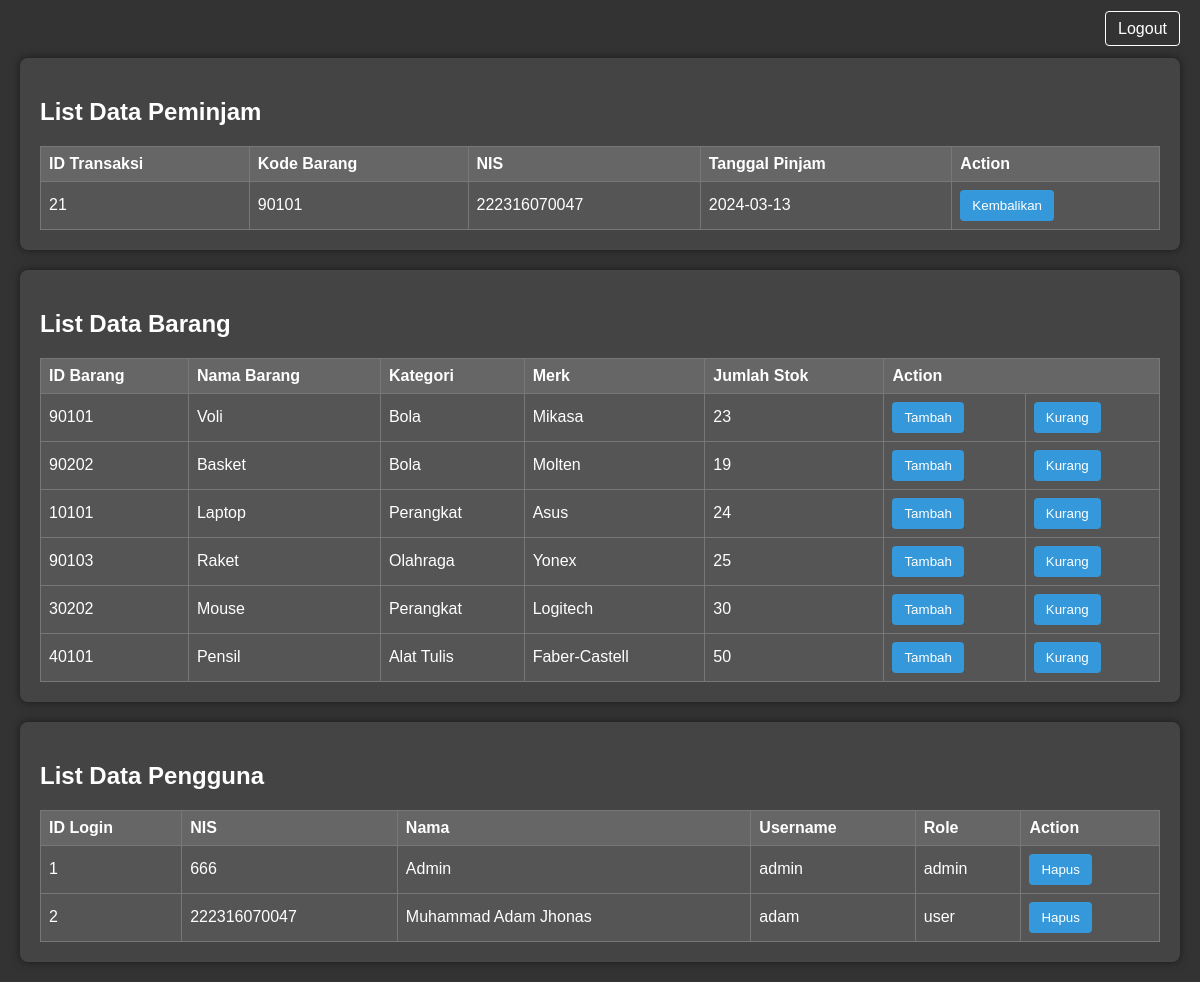
/admin.php (signed in), run on the app's committed database.
### tables this page shows
CREATE TABLE `transaksi` (
  `id_transaksi` int(11) NOT NULL,
  `kode_barang` varchar(15) DEFAULT NULL,
  `nis` varchar(12) DEFAULT NULL,
  `tanggal_pinjam` date DEFAULT NULL
);

CREATE TABLE `barang` (
  `id` int(11) NOT NULL,
  `kode_barang` varchar(15) DEFAULT NULL,
  `nama_brg` varchar(50) DEFAULT NULL,
  `kategori` varchar(50) DEFAULT NULL,
  `merk` varchar(50) DEFAULT NULL,
  `jumlah` int(11) DEFAULT NULL
);

CREATE TABLE `users` (
  `id_login` int(11) NOT NULL,
  `nis` varchar(12) DEFAULT NULL,
  `nama` varchar(255) DEFAULT NULL,
  `username` varchar(10) DEFAULT NULL,
  `password` varchar(50) DEFAULT NULL,
  `role` varchar(10) DEFAULT NULL
);

### database.php (called while the page is built, shortened)
<?php
$dbconnect = mysqli_connect(DB_HOST, DB_USER, DB_PASS, DB_NAME);
function tampilanBarang()
{
    global $dbconnect;
    $query = "SELECT * FROM barang";
    $result = mysqli_query($dbconnect, $query);
    $barangList = [];
    while ($barang = mysqli_fetch_assoc($result)) {
        $barangList[] = $barang;
    }
    return $barangList;
}
?>

### admin.php (the view, shortened to what this page needs)
<?php
require_once("database.php");
$query = "SELECT * FROM transaksi";
$result = mysqli_query($dbconnect, $query);
if ($result) {
    $borrowers = mysqli_fetch_all($result, MYSQLI_ASSOC);
} else {
    echo "Error: " . mysqli_error($dbconnect);
    exit();
}
?>
<!DOCTYPE html>
<html lang="en">
<head>
</head>
<body>
    <div class="legot">
        <a href="logout.php">Logout</a>
    </div>
    <div class="box">
        <h2>List Data Peminjam</h2>
        <?php if (!empty($borrowers)) : ?>
            <table>
                <thead>
                    <tr>
                        <th>ID Transaksi</th>
                        <th>Kode Barang</th>
                        <th>NIS</th>
                        <th>Tanggal Pinjam</th>
                        <th>Action</th>
                    </tr>
                </thead>
                <tbody>
                    <?php foreach ($borrowers as $borrower) : ?>
                        <tr>
                            <td><?= $borrower['id_transaksi'] ?></td>
                            <td><?= $borrower['kode_barang'] ?></td>
                            <td><?= $borrower['nis'] ?></td>
                            <td><?= $borrower['tanggal_pinjam'] ?></td>
                            <td>
                                <button class="pinjam-btn" onclick="mengembalikan(<?= $borrower['id_transaksi'] ?>)">Kembalikan</button>
                            </td>
                        </tr>
                    <?php endforeach; ?>
                </tbody>
            </table>
        <?php else : ?>
            <p>Tidak ada peminjam.</p>
        <?php endif; ?>
    </div>
    <div class="box">
        <h2>List Data Barang</h2>
        <?php
        $barangList = tampilanBarang();
        ?>
        <?php if (!empty($barangList)) : ?>
            <table class="table table-dark table-striped">
                <thead>
                    <tr>
                        <th>ID Barang</th>
                        <th>Nama Barang</th>
                        <th>Kategori</th>
                        <th>Merk</th>
                        <th>Jumlah Stok</th>
                        <th colspan="2">Action</th>
                    </tr>
                </thead>
                <tbody>
                    <?php foreach ($barangList as $barang) : ?>
                        <tr>
                            <td><?= $barang['kode_barang'] ?></td>
                            <td><?= $barang['nama_brg'] ?></td>
                            <td><?= $barang['kategori'] ?></td>
                            <td><?= $barang['merk'] ?></td>
                            <td><?= $barang['jumlah'] ?></td>
                            <td>
                                <form action="menambahkan.php" method="post">
                                    <button type="submit" class="pinjam-btn">Tambah</button>
                                </form>
                            </td>
                            <td>
                                <form action="mengurangi.php" method="post">
                                    <button type="submit" class="pinjam-btn">Kurang</button>
                                </form>
                            </td>
                        </tr>
                    <?php endforeach; ?>
                </tbody>
            </table>
        <?php else : ?>
            <p>Tidak ada barang.</p>
        <?php endif; ?>
    </div>
    <div class="box">
        <h2>List Data Pengguna</h2>
        <?php
        $queryUsers = "SELECT * FROM users";
        $resultUsers = mysqli_query($dbconnect, $queryUsers);
        if ($resultUsers) {
            $usersList = mysqli_fetch_all($resultUsers, MYSQLI_ASSOC);
        } else {
            echo "Error fetching users: " . mysqli_error($dbconnect);
            exit();
        }
        ?>
        <?php if (!empty($usersList)) : ?>
            <table>
                <thead>
                    <tr>
                        <th>ID Login</th>
                        <th>NIS</th>
                        <th>Nama</th>
                        <th>Username</th>
                        <th>Role</th>
                        <th>Action</th>
                    </tr>
                </thead>
                <tbody>
                    <?php foreach ($usersList as $user) : ?>
                        <tr>
                            <td><?= $user['id_login'] ?></td>
                            <td><?= $user['nis'] ?></td>
                            <td><?= $user['nama'] ?></td>
                            <td><?= $user['username'] ?></td>
                            <td><?= $user['role'] ?></td>
                            <td>
                                <button class="pinjam-btn" onclick="hapus(<?= $user['id_login'] ?>)">Hapus</button>
                            </td>
                        </tr>
                    <?php endforeach; ?>
                </tbody>
            </table>
        <?php else : ?>
            <p>Tidak ada user.</p>
        <?php endif; ?>
    </div>
</body>
</html>

### admin.php (style rules this page uses)
body { font-family: 'Arial', sans-serif; margin: 0; padding: 0; background-color: #333; color: #fff; }
.box { background-color: #444; border-radius: 8px; box-shadow: 0 0 10px rgba(0, 0, 0, 0.5); overflow: hidden; margin: 20px; padding: 20px; box-sizing: border-box; }
h2 { color: #fff; }
table { width: 100%; border-collapse: collapse; margin-top: 20px; background-color: #555; color: #fff; }
th, td { border: 1px solid #777; padding: 8px; text-align: left; }
th { background-color: #666; }
.pinjam-btn { background-color: #3498db; color: #fff; border: none; padding: 8px 12px; border-radius: 4px; cursor: pointer; }
.legot { text-align: right; margin: 20px; }
.legot a { text-decoration: none; color: #fff; padding: 8px 12px; border: 1px solid #fff; border-radius: 4px; }

### data on the page
transaksi: id_transaksi "21", kode_barang "90101", nis "222316070047", tanggal_pinjam "2024-03-13"
barang: kode_barang "90101", nama_brg "Voli", kategori "Bola", merk "Mikasa", jumlah "23"
barang: kode_barang "90202", nama_brg "Basket", kategori "Bola", merk "Molten", jumlah "19"
barang: kode_barang "10101", nama_brg "Laptop", kategori "Perangkat", merk "Asus", jumlah "24"
barang: kode_barang "90103", nama_brg "Raket", kategori "Olahraga", merk "Yonex", jumlah "25"
barang: kode_barang "30202", nama_brg "Mouse", kategori "Perangkat", merk "Logitech", jumlah "30"
barang: kode_barang "40101", nama_brg "Pensil", kategori "Alat Tulis", merk "Faber-Castell", jumlah "50"
users: id_login "1", nis "666", nama "Admin", username "admin", role "admin"
users: id_login "2", nis "222316070047", nama "Muhammad Adam Jhonas", username "adam", role "user"
